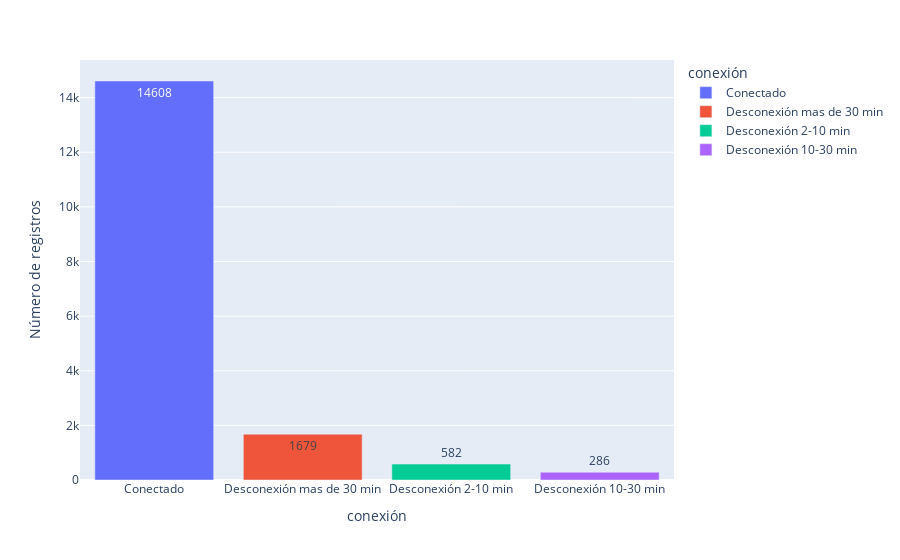

The cell this chart's notebook holds for it:
### Code cell
import plotly.express as px
barras = d['conexión'].value_counts().reset_index(drop=False)
fig = px.bar(barras, x='conexión', y='count', color='conexión', text='count',
             labels={"count":'Número de registros'})
fig.show()

### Figure 1 — Plotly figure (JSON) as saved in the notebook; plotly's stock layout.template omitted (floating-point values rounded to 4 significant figures)
{"data": [{"alignmentgroup": "True", "hovertemplate": "conexión=%{x}<br>Número de registros=%{text}<extra></extra>", "legendgroup": "Conectado", "marker": {"color": "#636efa", "pattern": {"shape": ""}}, "name": "Conectado", "offsetgroup": "Conectado", "orientation": "v", "showlegend": true, "text": [14608], "textposition": "auto", "type": "bar", "x": ["Conectado"], "xaxis": "x", "y": [14608], "yaxis": "y"}, {"alignmentgroup": "True", "hovertemplate": "conexión=%{x}<br>Número de registros=%{text}<extra></extra>", "legendgroup": "Desconexión mas de 30 min", "marker": {"color": "#EF553B", "pattern": {"shape": ""}}, "name": "Desconexión mas de 30 min", "offsetgroup": "Desconexión mas de 30 min", "orientation": "v", "showlegend": true, "text": [1679], "textposition": "auto", "type": "bar", "x": ["Desconexión mas de 30 min"], "xaxis": "x", "y": [1679], "yaxis": "y"}, {"alignmentgroup": "True", "hovertemplate": "conexión=%{x}<br>Número de registros=%{text}<extra></extra>", "legendgroup": "Desconexión 2-10 min", "marker": {"color": "#00cc96", "pattern": {"shape": ""}}, "name": "Desconexión 2-10 min", "offsetgroup": "Desconexión 2-10 min", "orientation": "v", "showlegend": true, "text": [582], "textposition": "auto", "type": "bar", "x": ["Desconexión 2-10 min"], "xaxis": "x", "y": [582], "yaxis": "y"}, {"alignmentgroup": "True", "hovertemplate": "conexión=%{x}<br>Número de registros=%{text}<extra></extra>", "legendgroup": "Desconexión 10-30 min", "marker": {"color": "#ab63fa", "pattern": {"shape": ""}}, "name": "Desconexión 10-30 min", "offsetgroup": "Desconexión 10-30 min", "orientation": "v", "showlegend": true, "text": [286], "textposition": "auto", "type": "bar", "x": ["Desconexión 10-30 min"], "xaxis": "x", "y": [286], "yaxis": "y"}], "layout": {"barmode": "relative", "legend": {"title": {"text": "conexión"}, "tracegroupgap": 0}, "margin": {"t": 60}, "xaxis": {"anchor": "y", "categoryarray": ["Conectado", "Desconexión mas de 30 min", "Desconexión 2-10 min", "Desconexión 10-30 min"], "categoryorder": "array", "domain": [0, 1], "title": {"text": "conexión"}}, "yaxis": {"anchor": "x", "domain": [0, 1], "title": {"text": "Número de registros"}}}}
